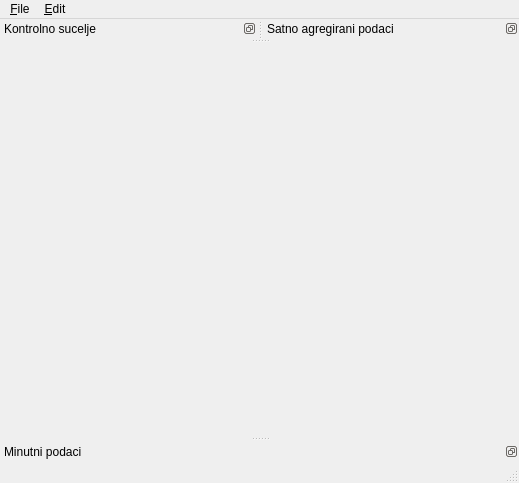
<?xml version="1.0" encoding="UTF-8"?>
<ui version="4.0">
 <class>MainWindow</class>
 <widget class="QMainWindow" name="MainWindow">
  <property name="geometry">
   <rect>
    <x>0</x>
    <y>0</y>
    <width>519</width>
    <height>483</height>
   </rect>
  </property>
  <property name="sizePolicy">
   <sizepolicy hsizetype="Expanding" vsizetype="Expanding">
    <horstretch>0</horstretch>
    <verstretch>0</verstretch>
   </sizepolicy>
  </property>
  <property name="mouseTracking">
   <bool>true</bool>
  </property>
  <property name="windowTitle">
   <string>Kontrola podataka</string>
  </property>
  <widget class="QWidget" name="centralwidget">
   <property name="sizePolicy">
    <sizepolicy hsizetype="Minimum" vsizetype="Minimum">
     <horstretch>0</horstretch>
     <verstretch>0</verstretch>
    </sizepolicy>
   </property>
   <property name="maximumSize">
    <size>
     <width>16777215</width>
     <height>16777215</height>
    </size>
   </property>
   <layout class="QHBoxLayout" name="horizontalLayout">
    <property name="spacing">
     <number>0</number>
    </property>
    <property name="margin">
     <number>0</number>
    </property>
   </layout>
  </widget>
  <widget class="QMenuBar" name="menubar">
   <property name="geometry">
    <rect>
     <x>0</x>
     <y>0</y>
     <width>519</width>
     <height>18</height>
    </rect>
   </property>
   <widget class="QMenu" name="menu_File">
    <property name="title">
     <string>&amp;File</string>
    </property>
    <addaction name="action_ReadFile"/>
    <addaction name="separator"/>
    <addaction name="action_Save_preset"/>
    <addaction name="action_Load_preset"/>
    <addaction name="separator"/>
    <addaction name="action_Exit"/>
   </widget>
   <widget class="QMenu" name="menu_Edit">
    <property name="title">
     <string>&amp;Edit</string>
    </property>
    <widget class="QMenu" name="menuSatni_graf">
     <property name="title">
      <string>Satni graf</string>
     </property>
     <addaction name="action_SatniGrid"/>
     <addaction name="action_SatniCursor"/>
     <addaction name="action_SatniSpan"/>
     <addaction name="action_SatniMinorTicks"/>
    </widget>
    <widget class="QMenu" name="menuMinutni_graf">
     <property name="title">
      <string>Minutni graf</string>
     </property>
     <addaction name="action_MinutniGrid"/>
     <addaction name="action_MinutniCursor"/>
     <addaction name="action_MinutniSpan"/>
     <addaction name="action_MinutniMinorTicks"/>
    </widget>
    <addaction name="menuSatni_graf"/>
    <addaction name="separator"/>
    <addaction name="menuMinutni_graf"/>
   </widget>
   <addaction name="menu_File"/>
   <addaction name="menu_Edit"/>
  </widget>
  <widget class="QStatusBar" name="statusBar"/>
  <widget class="QDockWidget" name="dockWidget_kontrola">
   <property name="sizePolicy">
    <sizepolicy hsizetype="Minimum" vsizetype="Minimum">
     <horstretch>0</horstretch>
     <verstretch>0</verstretch>
    </sizepolicy>
   </property>
   <property name="features">
    <set>QDockWidget::DockWidgetFloatable|QDockWidget::DockWidgetMovable</set>
   </property>
   <property name="windowTitle">
    <string>Kontrolno sucelje</string>
   </property>
   <attribute name="dockWidgetArea">
    <number>4</number>
   </attribute>
   <widget class="QWidget" name="dockWidgetContents_kontrola"/>
  </widget>
  <widget class="QDockWidget" name="dockWidget_satni">
   <property name="enabled">
    <bool>true</bool>
   </property>
   <property name="sizePolicy">
    <sizepolicy hsizetype="Expanding" vsizetype="Expanding">
     <horstretch>0</horstretch>
     <verstretch>0</verstretch>
    </sizepolicy>
   </property>
   <property name="features">
    <set>QDockWidget::DockWidgetFloatable|QDockWidget::DockWidgetMovable</set>
   </property>
   <property name="windowTitle">
    <string>Satno agregirani podaci</string>
   </property>
   <attribute name="dockWidgetArea">
    <number>4</number>
   </attribute>
   <widget class="QWidget" name="dockWidgetContents_satni"/>
  </widget>
  <widget class="QDockWidget" name="dockWidget_minutni">
   <property name="sizePolicy">
    <sizepolicy hsizetype="Expanding" vsizetype="Expanding">
     <horstretch>0</horstretch>
     <verstretch>0</verstretch>
    </sizepolicy>
   </property>
   <property name="features">
    <set>QDockWidget::DockWidgetFloatable|QDockWidget::DockWidgetMovable</set>
   </property>
   <property name="windowTitle">
    <string>Minutni podaci</string>
   </property>
   <attribute name="dockWidgetArea">
    <number>8</number>
   </attribute>
   <widget class="QWidget" name="dockWidgetContents_minutni"/>
  </widget>
  <action name="action_Exit">
   <property name="text">
    <string>&amp;Exit</string>
   </property>
   <property name="toolTip">
    <string>Izlaz iz aplikacije</string>
   </property>
   <property name="statusTip">
    <string>Izlaz iz aplikacije</string>
   </property>
   <property name="shortcut">
    <string>Alt+Q</string>
   </property>
  </action>
  <action name="action_SatniGrid">
   <property name="checkable">
    <bool>true</bool>
   </property>
   <property name="text">
    <string>Grid toggle</string>
   </property>
   <property name="toolTip">
    <string>Crtaj grid na satnom grafu</string>
   </property>
   <property name="statusTip">
    <string>Crtaj grid na satnom grafu</string>
   </property>
  </action>
  <action name="action_SatniCursor">
   <property name="checkable">
    <bool>true</bool>
   </property>
   <property name="text">
    <string>Cursor toggle</string>
   </property>
   <property name="toolTip">
    <string>Pomocni cursor na satnom grafu</string>
   </property>
   <property name="statusTip">
    <string>Pomocni cursor na satnom grafu</string>
   </property>
  </action>
  <action name="action_SatniSpan">
   <property name="checkable">
    <bool>true</bool>
   </property>
   <property name="text">
    <string>Span selection toggle</string>
   </property>
   <property name="toolTip">
    <string>Span izbor vise tocaka na satnom grafu</string>
   </property>
   <property name="statusTip">
    <string>Span izbor vise tocaka na satnom grafu</string>
   </property>
  </action>
  <action name="action_SatniMinorTicks">
   <property name="checkable">
    <bool>true</bool>
   </property>
   <property name="text">
    <string>Minor ticks toggle</string>
   </property>
   <property name="toolTip">
    <string>Prikaz minor tickova na satnom grafu</string>
   </property>
   <property name="statusTip">
    <string>Prikaz minor tickova na satnom grafu</string>
   </property>
  </action>
  <action name="action_MinutniGrid">
   <property name="checkable">
    <bool>true</bool>
   </property>
   <property name="text">
    <string>Grid toggle</string>
   </property>
   <property name="toolTip">
    <string>Crtaj grid na minutnom grafu</string>
   </property>
   <property name="statusTip">
    <string>Crtaj grid na minutnom grafu</string>
   </property>
  </action>
  <action name="action_MinutniCursor">
   <property name="checkable">
    <bool>true</bool>
   </property>
   <property name="text">
    <string>Cursor toggle</string>
   </property>
   <property name="toolTip">
    <string>Pomocni cursor na minutnom grafu</string>
   </property>
   <property name="statusTip">
    <string>Pomocni cursor na minutnom grafu</string>
   </property>
  </action>
  <action name="action_MinutniSpan">
   <property name="checkable">
    <bool>true</bool>
   </property>
   <property name="text">
    <string>Span selector toggle</string>
   </property>
   <property name="toolTip">
    <string>Span izbor vise tocaka na minutnom grafu</string>
   </property>
   <property name="statusTip">
    <string>Span izbor vise tocaka na minutnom grafu</string>
   </property>
  </action>
  <action name="action_MinutniMinorTicks">
   <property name="checkable">
    <bool>true</bool>
   </property>
   <property name="text">
    <string>Minor ticks toggle</string>
   </property>
   <property name="toolTip">
    <string>Prikaz minor tickova na minutnom grafu</string>
   </property>
   <property name="statusTip">
    <string>Prikaz minor tickova na minutnom grafu</string>
   </property>
  </action>
  <action name="action_ReadFile">
   <property name="text">
    <string>Read data</string>
   </property>
   <property name="toolTip">
    <string>Ucitaj podatke</string>
   </property>
   <property name="statusTip">
    <string>Ucitaj podatke</string>
   </property>
  </action>
  <action name="action_Load_preset">
   <property name="text">
    <string>&amp;Load preset from...</string>
   </property>
  </action>
  <action name="action_Save_preset">
   <property name="text">
    <string>Save preset as...</string>
   </property>
  </action>
 </widget>
 <resources/>
 <connections/>
</ui>
